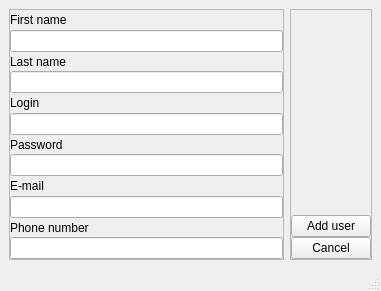
<?xml version="1.0" encoding="UTF-8"?>
<ui version="4.0">
 <class>AddUserWindow</class>
 <widget class="QMainWindow" name="AddUserWindow">
  <property name="geometry">
   <rect>
    <x>0</x>
    <y>0</y>
    <width>381</width>
    <height>291</height>
   </rect>
  </property>
  <property name="windowTitle">
   <string>Adding user</string>
  </property>
  <widget class="QWidget" name="centralwidget">
   <layout class="QHBoxLayout" name="horizontalLayout">
    <item>
     <widget class="QFrame" name="frame">
      <property name="frameShape">
       <enum>QFrame::StyledPanel</enum>
      </property>
      <property name="frameShadow">
       <enum>QFrame::Raised</enum>
      </property>
      <layout class="QVBoxLayout" name="verticalLayout">
       <property name="spacing">
        <number>0</number>
       </property>
       <property name="leftMargin">
        <number>0</number>
       </property>
       <property name="topMargin">
        <number>0</number>
       </property>
       <property name="rightMargin">
        <number>0</number>
       </property>
       <property name="bottomMargin">
        <number>0</number>
       </property>
       <item>
        <widget class="QLabel" name="fname_lbl">
         <property name="text">
          <string>First name</string>
         </property>
        </widget>
       </item>
       <item>
        <widget class="QLineEdit" name="fname_leddit"/>
       </item>
       <item>
        <widget class="QLabel" name="lname_lbl">
         <property name="text">
          <string>Last name</string>
         </property>
        </widget>
       </item>
       <item>
        <widget class="QLineEdit" name="lname_leddit"/>
       </item>
       <item>
        <widget class="QLabel" name="login_lbl">
         <property name="text">
          <string>Login</string>
         </property>
        </widget>
       </item>
       <item>
        <widget class="QLineEdit" name="login_leddit"/>
       </item>
       <item>
        <widget class="QLabel" name="pswd_lbl">
         <property name="text">
          <string>Password</string>
         </property>
        </widget>
       </item>
       <item>
        <widget class="QLineEdit" name="pswd_leddit"/>
       </item>
       <item>
        <widget class="QLabel" name="email_lbl">
         <property name="text">
          <string>E-mail</string>
         </property>
        </widget>
       </item>
       <item>
        <widget class="QLineEdit" name="email_leddit"/>
       </item>
       <item>
        <widget class="QLabel" name="phone_lbl">
         <property name="text">
          <string>Phone number</string>
         </property>
        </widget>
       </item>
       <item>
        <widget class="QLineEdit" name="phone_leddit"/>
       </item>
      </layout>
     </widget>
    </item>
    <item>
     <widget class="QFrame" name="frame_2">
      <property name="frameShape">
       <enum>QFrame::StyledPanel</enum>
      </property>
      <property name="frameShadow">
       <enum>QFrame::Raised</enum>
      </property>
      <layout class="QVBoxLayout" name="verticalLayout_2">
       <property name="spacing">
        <number>0</number>
       </property>
       <property name="leftMargin">
        <number>0</number>
       </property>
       <property name="topMargin">
        <number>0</number>
       </property>
       <property name="rightMargin">
        <number>0</number>
       </property>
       <property name="bottomMargin">
        <number>0</number>
       </property>
       <item>
        <spacer name="verticalSpacer">
         <property name="orientation">
          <enum>Qt::Vertical</enum>
         </property>
         <property name="sizeHint" stdset="0">
          <size>
           <width>20</width>
           <height>40</height>
          </size>
         </property>
        </spacer>
       </item>
       <item>
        <widget class="QPushButton" name="add_btn">
         <property name="text">
          <string>Add user</string>
         </property>
        </widget>
       </item>
       <item>
        <widget class="QPushButton" name="canc_btn">
         <property name="text">
          <string>Cancel</string>
         </property>
        </widget>
       </item>
      </layout>
     </widget>
    </item>
   </layout>
  </widget>
  <widget class="QMenuBar" name="menubar">
   <property name="geometry">
    <rect>
     <x>0</x>
     <y>0</y>
     <width>381</width>
     <height>22</height>
    </rect>
   </property>
  </widget>
  <widget class="QStatusBar" name="statusbar"/>
 </widget>
 <resources/>
 <connections/>
</ui>
